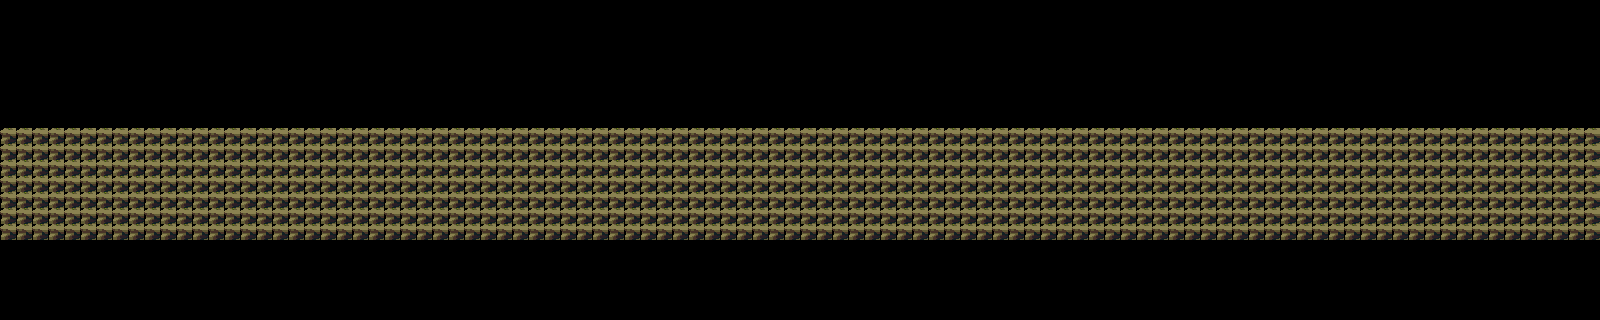

Rendered tile map (Tiled .tmx) drawn with the repository's tilesets; below, a short description and the full map source, tile grids included:
An orthogonal 100x20 tile map with 16x16 px tiles, 1 tile layer (Tile Layer 1).

<map version="1.5" tiledversion="1.7.2" orientation="orthogonal" renderorder="right-down" width="100" height="20" tilewidth="16" tileheight="16" infinite="0" nextlayerid="2" nextobjectid="1">
 <editorsettings>
  <export target="test.csv" format="csv" />
 </editorsettings>
 <tileset firstgid="1" name="myTerrain_ss" tilewidth="16" tileheight="16" tilecount="1000" columns="10">
  <image source="myTerrain_ss.png" width="160" height="1600" />
 </tileset>
 <layer id="1" name="Tile Layer 1" width="100" height="20">
  <data encoding="csv">
0,0,0,0,0,0,0,0,0,0,0,0,0,0,0,0,0,0,0,0,0,0,0,0,0,0,0,0,0,0,0,0,0,0,0,0,0,0,0,0,0,0,0,0,0,0,0,0,0,0,0,0,0,0,0,0,0,0,0,0,0,0,0,0,0,0,0,0,0,0,0,0,0,0,0,0,0,0,0,0,0,0,0,0,0,0,0,0,0,0,0,0,0,0,0,0,0,0,0,0,
0,0,0,0,0,0,0,0,0,0,0,0,0,0,0,0,0,0,0,0,0,0,0,0,0,0,0,0,0,0,0,0,0,0,0,0,0,0,0,0,0,0,0,0,0,0,0,0,0,0,0,0,0,0,0,0,0,0,0,0,0,0,0,0,0,0,0,0,0,0,0,0,0,0,0,0,0,0,0,0,0,0,0,0,0,0,0,0,0,0,0,0,0,0,0,0,0,0,0,0,
0,0,0,0,0,0,0,0,0,0,0,0,0,0,0,0,0,0,0,0,0,0,0,0,0,0,0,0,0,0,0,0,0,0,0,0,0,0,0,0,0,0,0,0,0,0,0,0,0,0,0,0,0,0,0,0,0,0,0,0,0,0,0,0,0,0,0,0,0,0,0,0,0,0,0,0,0,0,0,0,0,0,0,0,0,0,0,0,0,0,0,0,0,0,0,0,0,0,0,0,
0,0,0,0,0,0,0,0,0,0,0,0,0,0,0,0,0,0,0,0,0,0,0,0,0,0,0,0,0,0,0,0,0,0,0,0,0,0,0,0,0,0,0,0,0,0,0,0,0,0,0,0,0,0,0,0,0,0,0,0,0,0,0,0,0,0,0,0,0,0,0,0,0,0,0,0,0,0,0,0,0,0,0,0,0,0,0,0,0,0,0,0,0,0,0,0,0,0,0,0,
0,0,0,0,0,0,0,0,0,0,0,0,0,0,0,0,0,0,0,0,0,0,0,0,0,0,0,0,0,0,0,0,0,0,0,0,0,0,0,0,0,0,0,0,0,0,0,0,0,0,0,0,0,0,0,0,0,0,0,0,0,0,0,0,0,0,0,0,0,0,0,0,0,0,0,0,0,0,0,0,0,0,0,0,0,0,0,0,0,0,0,0,0,0,0,0,0,0,0,0,
0,0,0,0,0,0,0,0,0,0,0,0,0,0,0,0,0,0,0,0,0,0,0,0,0,0,0,0,0,0,0,0,0,0,0,0,0,0,0,0,0,0,0,0,0,0,0,0,0,0,0,0,0,0,0,0,0,0,0,0,0,0,0,0,0,0,0,0,0,0,0,0,0,0,0,0,0,0,0,0,0,0,0,0,0,0,0,0,0,0,0,0,0,0,0,0,0,0,0,0,
0,0,0,0,0,0,0,0,0,0,0,0,0,0,0,0,0,0,0,0,0,0,0,0,0,0,0,0,0,0,0,0,0,0,0,0,0,0,0,0,0,0,0,0,0,0,0,0,0,0,0,0,0,0,0,0,0,0,0,0,0,0,0,0,0,0,0,0,0,0,0,0,0,0,0,0,0,0,0,0,0,0,0,0,0,0,0,0,0,0,0,0,0,0,0,0,0,0,0,0,
0,0,0,0,0,0,0,0,0,0,0,0,0,0,0,0,0,0,0,0,0,0,0,0,0,0,0,0,0,0,0,0,0,0,0,0,0,0,0,0,0,0,0,0,0,0,0,0,0,0,0,0,0,0,0,0,0,0,0,0,0,0,0,0,0,0,0,0,0,0,0,0,0,0,0,0,0,0,0,0,0,0,0,0,0,0,0,0,0,0,0,0,0,0,0,0,0,0,0,0,
18,18,18,18,18,18,18,18,18,18,18,18,18,18,18,18,18,18,18,18,18,18,18,18,18,18,18,18,18,18,18,18,18,18,18,18,18,18,18,18,18,18,18,18,18,18,18,18,18,18,18,18,18,18,18,18,18,18,18,18,18,18,18,18,18,18,18,18,18,18,18,18,18,18,18,18,18,18,18,18,18,18,18,18,18,18,18,18,18,18,18,18,18,18,18,18,18,18,18,18,
18,18,18,18,18,18,18,18,18,18,18,18,18,18,18,18,18,18,18,18,18,18,18,18,18,18,18,18,18,18,18,18,18,18,18,18,18,18,18,18,18,18,18,18,18,18,18,18,18,18,18,18,18,18,18,18,18,18,18,18,18,18,18,18,18,18,18,18,18,18,18,18,18,18,18,18,18,18,18,18,18,18,18,18,18,18,18,18,18,18,18,18,18,18,18,18,18,18,18,18,
18,18,18,18,18,18,18,18,18,18,18,18,18,18,18,18,18,18,18,18,18,18,18,18,18,18,18,18,18,18,18,18,18,18,18,18,18,18,18,18,18,18,18,18,18,18,18,18,18,18,18,18,18,18,18,18,18,18,18,18,18,18,18,18,18,18,18,18,18,18,18,18,18,18,18,18,18,18,18,18,18,18,18,18,18,18,18,18,18,18,18,18,18,18,18,18,18,18,18,18,
18,18,18,18,18,18,18,18,18,18,18,18,18,18,18,18,18,18,18,18,18,18,18,18,18,18,18,18,18,18,18,18,18,18,18,18,18,18,18,18,18,18,18,18,18,18,18,18,18,18,18,18,18,18,18,18,18,18,18,18,18,18,18,18,18,18,18,18,18,18,18,18,18,18,18,18,18,18,18,18,18,18,18,18,18,18,18,18,18,18,18,18,18,18,18,18,18,18,18,18,
18,18,18,18,18,18,18,18,18,18,18,18,18,18,18,18,18,18,18,18,18,18,18,18,18,18,18,18,18,18,18,18,18,18,18,18,18,18,18,18,18,18,18,18,18,18,18,18,18,18,18,18,18,18,18,18,18,18,18,18,18,18,18,18,18,18,18,18,18,18,18,18,18,18,18,18,18,18,18,18,18,18,18,18,18,18,18,18,18,18,18,18,18,18,18,18,18,18,18,18,
18,18,18,18,18,18,18,18,18,18,18,18,18,18,18,18,18,18,18,18,18,18,18,18,18,18,18,18,18,18,18,18,18,18,18,18,18,18,18,18,18,18,18,18,18,18,18,18,18,18,18,18,18,18,18,18,18,18,18,18,18,18,18,18,18,18,18,18,18,18,18,18,18,18,18,18,18,18,18,18,18,18,18,18,18,18,18,18,18,18,18,18,18,18,18,18,18,18,18,18,
18,18,18,18,18,18,18,18,18,18,18,18,18,18,18,18,18,18,18,18,18,18,18,18,18,18,18,18,18,18,18,18,18,18,18,18,18,18,18,18,18,18,18,18,18,18,18,18,18,18,18,18,18,18,18,18,18,18,18,18,18,18,18,18,18,18,18,18,18,18,18,18,18,18,18,18,18,18,18,18,18,18,18,18,18,18,18,18,18,18,18,18,18,18,18,18,18,18,18,18,
0,0,0,0,0,0,0,0,0,0,0,0,0,0,0,0,0,0,0,0,0,0,0,0,0,0,0,0,0,0,0,0,0,0,0,0,0,0,0,0,0,0,0,0,0,0,0,0,0,0,0,0,0,0,0,0,0,0,0,0,0,0,0,0,0,0,0,0,0,0,0,0,0,0,0,0,0,0,0,0,0,0,0,0,0,0,0,0,0,0,0,0,0,0,0,0,0,0,0,0,
0,0,0,0,0,0,0,0,0,0,0,0,0,0,0,0,0,0,0,0,0,0,0,0,0,0,0,0,0,0,0,0,0,0,0,0,0,0,0,0,0,0,0,0,0,0,0,0,0,0,0,0,0,0,0,0,0,0,0,0,0,0,0,0,0,0,0,0,0,0,0,0,0,0,0,0,0,0,0,0,0,0,0,0,0,0,0,0,0,0,0,0,0,0,0,0,0,0,0,0,
0,0,0,0,0,0,0,0,0,0,0,0,0,0,0,0,0,0,0,0,0,0,0,0,0,0,0,0,0,0,0,0,0,0,0,0,0,0,0,0,0,0,0,0,0,0,0,0,0,0,0,0,0,0,0,0,0,0,0,0,0,0,0,0,0,0,0,0,0,0,0,0,0,0,0,0,0,0,0,0,0,0,0,0,0,0,0,0,0,0,0,0,0,0,0,0,0,0,0,0,
0,0,0,0,0,0,0,0,0,0,0,0,0,0,0,0,0,0,0,0,0,0,0,0,0,0,0,0,0,0,0,0,0,0,0,0,0,0,0,0,0,0,0,0,0,0,0,0,0,0,0,0,0,0,0,0,0,0,0,0,0,0,0,0,0,0,0,0,0,0,0,0,0,0,0,0,0,0,0,0,0,0,0,0,0,0,0,0,0,0,0,0,0,0,0,0,0,0,0,0,
0,0,0,0,0,0,0,0,0,0,0,0,0,0,0,0,0,0,0,0,0,0,0,0,0,0,0,0,0,0,0,0,0,0,0,0,0,0,0,0,0,0,0,0,0,0,0,0,0,0,0,0,0,0,0,0,0,0,0,0,0,0,0,0,0,0,0,0,0,0,0,0,0,0,0,0,0,0,0,0,0,0,0,0,0,0,0,0,0,0,0,0,0,0,0,0,0,0,0,0
</data>
 </layer>
</map>
